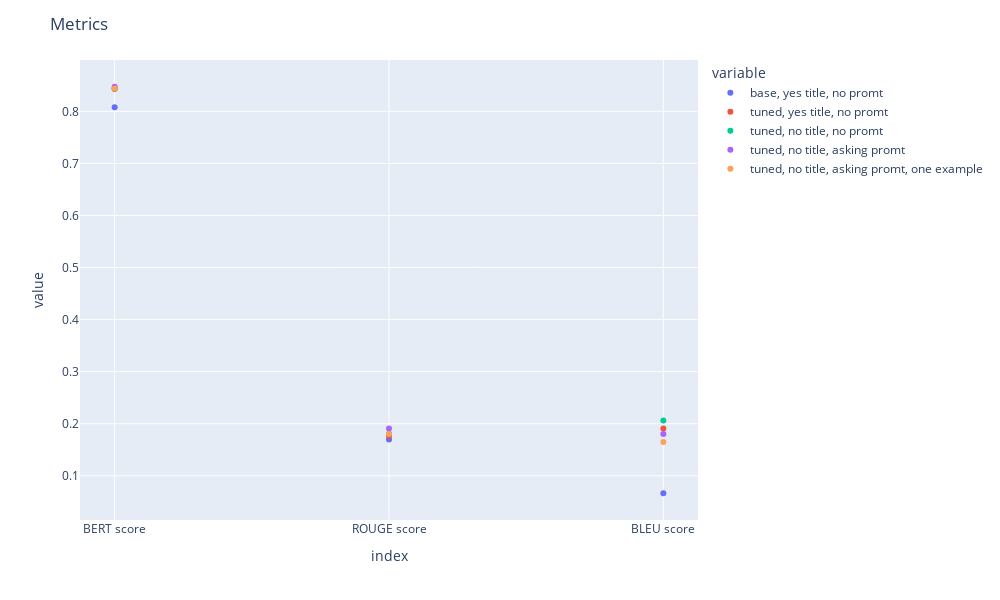

The code cell stored with this chart in its notebook:
### Code cell
fig = px.scatter(df.T)

fig.update_layout(
    height=600, width=1000, title_text="Metrics",
)

fig.show()

### Figure 1 — Plotly figure (JSON) as saved in the notebook; plotly's stock layout.template omitted (floating-point values rounded to 4 significant figures)
{"data": [{"hovertemplate": "variable=base, yes title, no promt<br>index=%{x}<br>value=%{y}<extra></extra>", "legendgroup": "base, yes title, no promt", "marker": {"color": "#636efa", "symbol": "circle"}, "mode": "markers", "name": "base, yes title, no promt", "orientation": "v", "showlegend": true, "type": "scatter", "x": ["BERT score", "ROUGE score", "BLEU score"], "xaxis": "x", "y": [0.8078, 0.1694, 0.06643], "yaxis": "y"}, {"hovertemplate": "variable=tuned, yes title, no promt<br>index=%{x}<br>value=%{y}<extra></extra>", "legendgroup": "tuned, yes title, no promt", "marker": {"color": "#EF553B", "symbol": "circle"}, "mode": "markers", "name": "tuned, yes title, no promt", "orientation": "v", "showlegend": true, "type": "scatter", "x": ["BERT score", "ROUGE score", "BLEU score"], "xaxis": "x", "y": [0.8429, 0.1764, 0.1907], "yaxis": "y"}, {"hovertemplate": "variable=tuned, no title, no promt<br>index=%{x}<br>value=%{y}<extra></extra>", "legendgroup": "tuned, no title, no promt", "marker": {"color": "#00cc96", "symbol": "circle"}, "mode": "markers", "name": "tuned, no title, no promt", "orientation": "v", "showlegend": true, "type": "scatter", "x": ["BERT score", "ROUGE score", "BLEU score"], "xaxis": "x", "y": [0.8437, 0.1809, 0.2059], "yaxis": "y"}, {"hovertemplate": "variable=tuned, no title, asking promt<br>index=%{x}<br>value=%{y}<extra></extra>", "legendgroup": "tuned, no title, asking promt", "marker": {"color": "#ab63fa", "symbol": "circle"}, "mode": "markers", "name": "tuned, no title, asking promt", "orientation": "v", "showlegend": true, "type": "scatter", "x": ["BERT score", "ROUGE score", "BLEU score"], "xaxis": "x", "y": [0.8472, 0.1906, 0.1801], "yaxis": "y"}, {"hovertemplate": "variable=tuned, no title, asking promt, one example<br>index=%{x}<br>value=%{y}<extra></extra>", "legendgroup": "tuned, no title, asking promt, one example", "marker": {"color": "#FFA15A", "symbol": "circle"}, "mode": "markers", "name": "tuned, no title, asking promt, one example", "orientation": "v", "showlegend": true, "type": "scatter", "x": ["BERT score", "ROUGE score", "BLEU score"], "xaxis": "x", "y": [0.8436, 0.1805, 0.1649], "yaxis": "y"}], "layout": {"height": 600, "legend": {"title": {"text": "variable"}, "tracegroupgap": 0}, "margin": {"t": 60}, "title": {"text": "Metrics"}, "width": 1000, "xaxis": {"anchor": "y", "domain": [0, 1], "title": {"text": "index"}}, "yaxis": {"anchor": "x", "domain": [0, 1], "title": {"text": "value"}}}}
